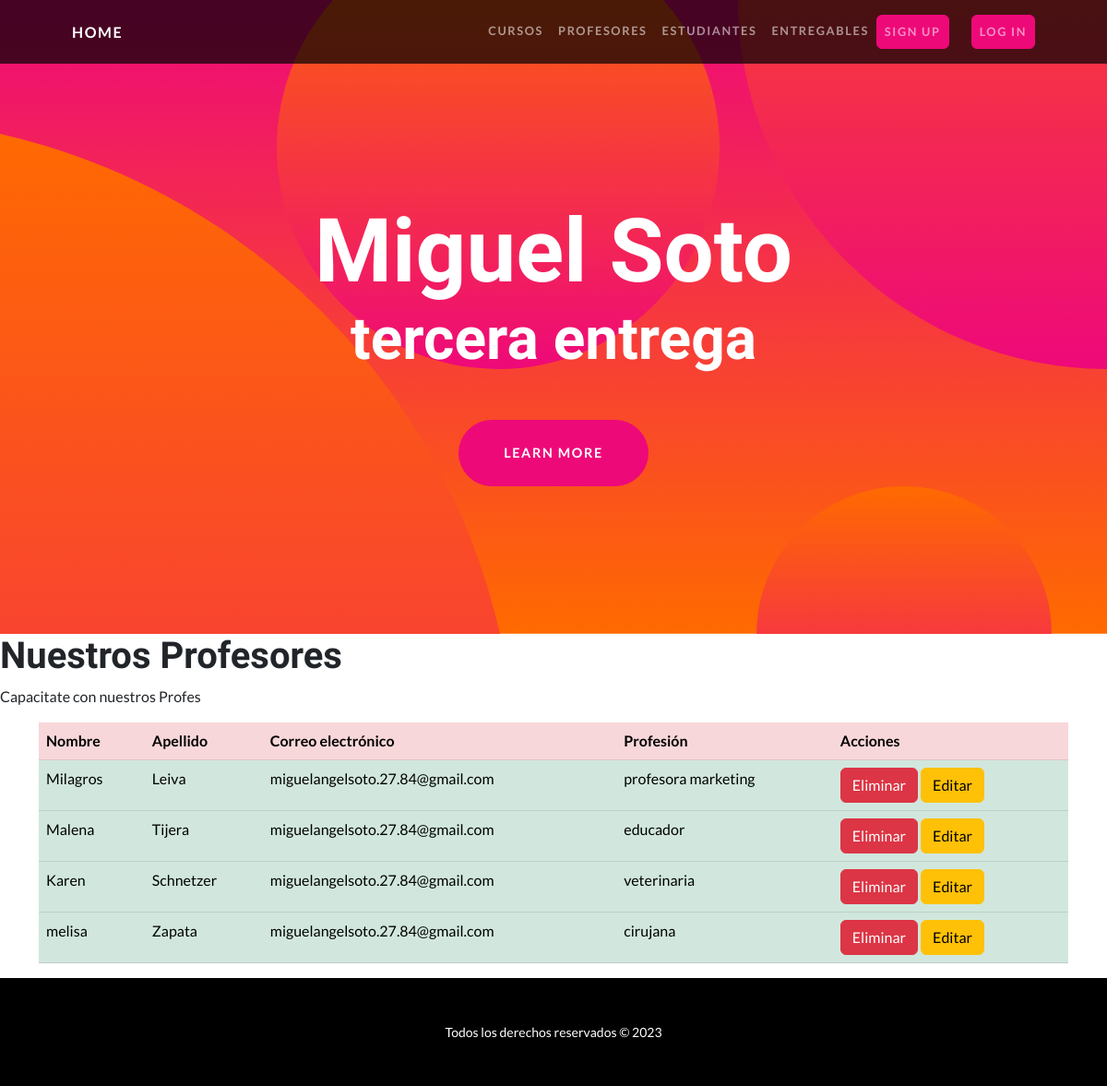
Page /aplicacion/profesores on the committed database.
### AppCoder/models.py (models this page shows, shortened)
class Profesor(models.Model):
    nombre = models.CharField(max_length=30)  # Campo string de 30 caracteres
    apellido = models.CharField(max_length=30)  # Campo string de 30 caracteres
    email = models.EmailField()  # Campo de email
    profesion = models.CharField(max_length=50)  # Campo string de 50 caracteres

### AppCoder/views.py (the view)
# urls.py: path('profesores', views.profesores, name="profesores"),
def profesores(request):
    query = request.GET.get('q')
    if query:
        profes = Profesor.objects.filter(nombre__icontains=query)
    else:
        profes = Profesor.objects.all()
    return render(request, "AppCoder/profesores.html", {"profes":profes})

### AppCoder/templates/AppCoder/profesores.html (shortened to what this page needs)
{% extends 'AppCoder/base.html' %}
{% load static %}
{% block content %}
<h1>Nuestros Profesores</h1>
    <p>Capacitate con nuestros Profes</p>
    <div class="container">
      <table class="table">
        <thead>
          <tr class="table-danger">
            <th scope="col">Nombre</th>
            <th scope="col">Apellido</th>
            <th scope="col">Correo electrónico</th>
            <th scope="col">Profesión</th>
            <th scope="col">Acciones</th>
          </tr>
        </thead>
        <tbody>
          {% for profe in profes %}
            <tr class="table-success">
              <td>{{profe.nombre}}</td>
              <td>{{profe.apellido}}</td>
              <td>{{profe.email}}</td>
              <td>{{profe.profesion}}</td>
              <td>
                <a class="btn btn-danger" href="{% url 'profe_eliminar' profe.id %}">Eliminar</a>
                <a class="btn btn-warning" href="{% url 'profe_editar' profe.id %}">Editar</a>
              </td>
            </tr>
          {% endfor %}
        </tbody>
      </table>
    </div>
{% endblock %}

### AppCoder/templates/AppCoder/base.html (shortened to what this page needs)
{% load static %}
<!DOCTYPE html>
<html lang="es">
    <head>
        <link href="{% static 'AppCoder/css/styles.css' %}" rel="stylesheet" />
    </head>
    <body id="page-top">
        <nav class="navbar navbar-expand-lg navbar-dark navbar-custom fixed-top">
            <div class="container px-5">
                <a class="navbar-brand" href="{% url 'inicio' %}">Home</a>
                <div class="collapse navbar-collapse" id="navbarResponsive">
                    <ul class="navbar-nav ms-auto">
                        <li class="nav-item"><a class="nav-link" href="{% url 'cursos' %}">cursos</a></li>
                        <li class="nav-item"><a class="nav-link" href="{% url 'profesores' %}">profesores</a></li>
                        <li class="nav-item"><a class="nav-link" href="{% url 'estudiantes' %}">estudiantes</a></li>
                        <li class="nav-item"><a class="nav-link" href="{% url 'entregables' %}">entregables</a></li>
                        <li class="nav-item"><a class="nav-link btn btn-primary me-4" href="#!">Sign Up</a></li>
                        <li class="nav-item"><a class="nav-link btn btn-primary" href="#!">Log In</a></li>
                    </ul>
                </div>
            </div>
        </nav>
        <header class="masthead text-center text-white">
            <div class="masthead-content">
                <div class="container px-5">
                    <h1 class="masthead-heading mb-0">Miguel Soto</h1>
                    <h2 class="masthead-subheading mb-0">tercera entrega</h2>
                    <a class="btn btn-primary btn-xl rounded-pill mt-5" href="#scroll">Learn More</a>
                </div>
            </div>
            <div class="bg-circle-1 bg-circle"></div>
            <div class="bg-circle-2 bg-circle"></div>
            <div class="bg-circle-3 bg-circle"></div>
            <div class="bg-circle-4 bg-circle"></div>
        </header>
        {% block content %}
        {% endblock %}
        <footer class="py-5 bg-black">
            <div class="container px-5"><p class="m-0 text-center text-white small">Todos los derechos reservados &copy; 2023</p></div>
        </footer>
    </body>
</html>

### rows in the picture
Profesor: nombre "Milagros", apellido "Leiva", email "miguelangelsoto.27.84@gmail.com", profesion "profesora marketing"
Profesor: nombre "Malena", apellido "Tijera", email "miguelangelsoto.27.84@gmail.com", profesion "educador"
Profesor: nombre "Karen", apellido "Schnetzer", email "miguelangelsoto.27.84@gmail.com", profesion "veterinaria"
Profesor: nombre "melisa", apellido "Zapata", email "miguelangelsoto.27.84@gmail.com", profesion "cirujana"
